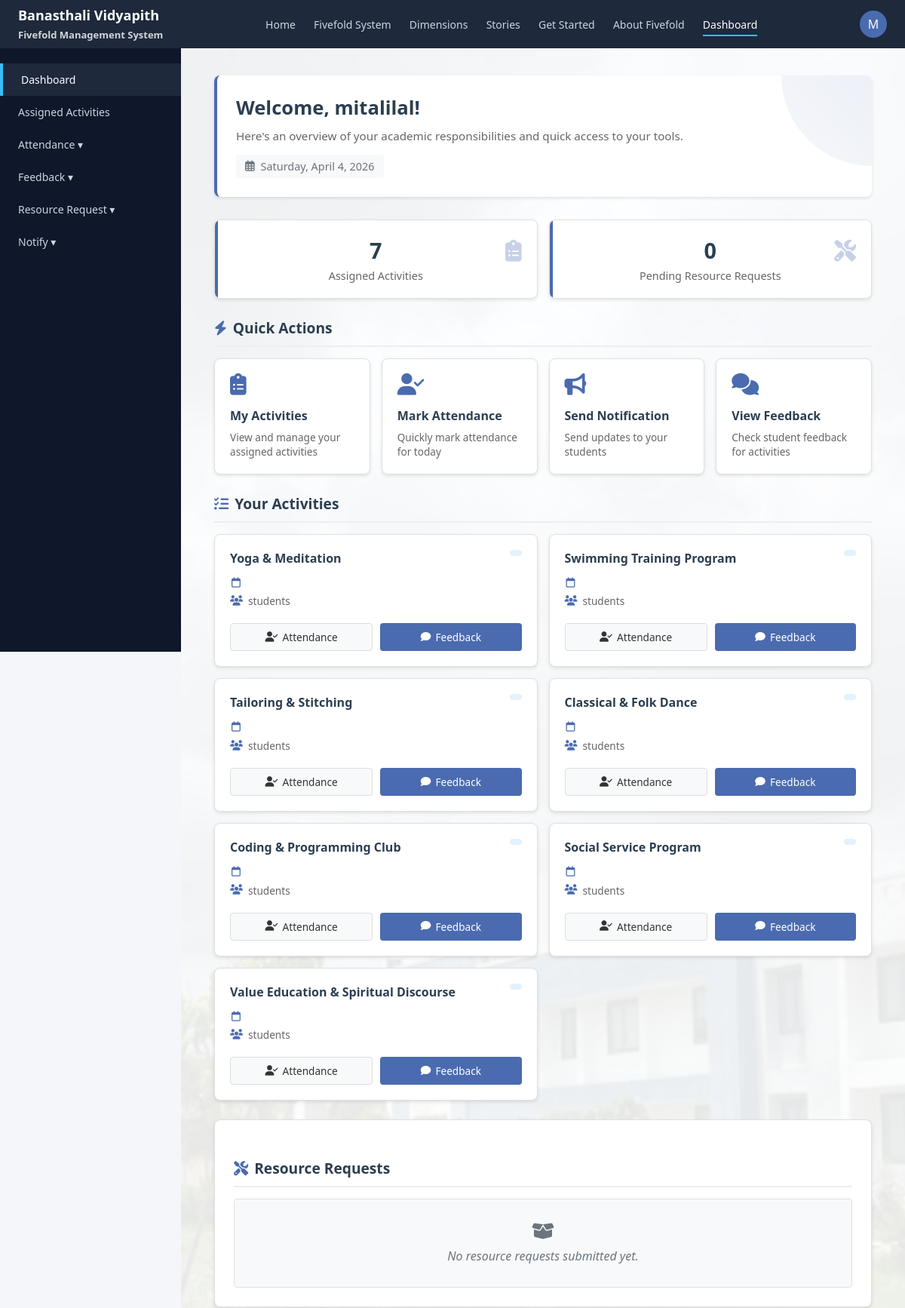
The app's page /faculty/dashboard/ (signed in, upper part), older data.
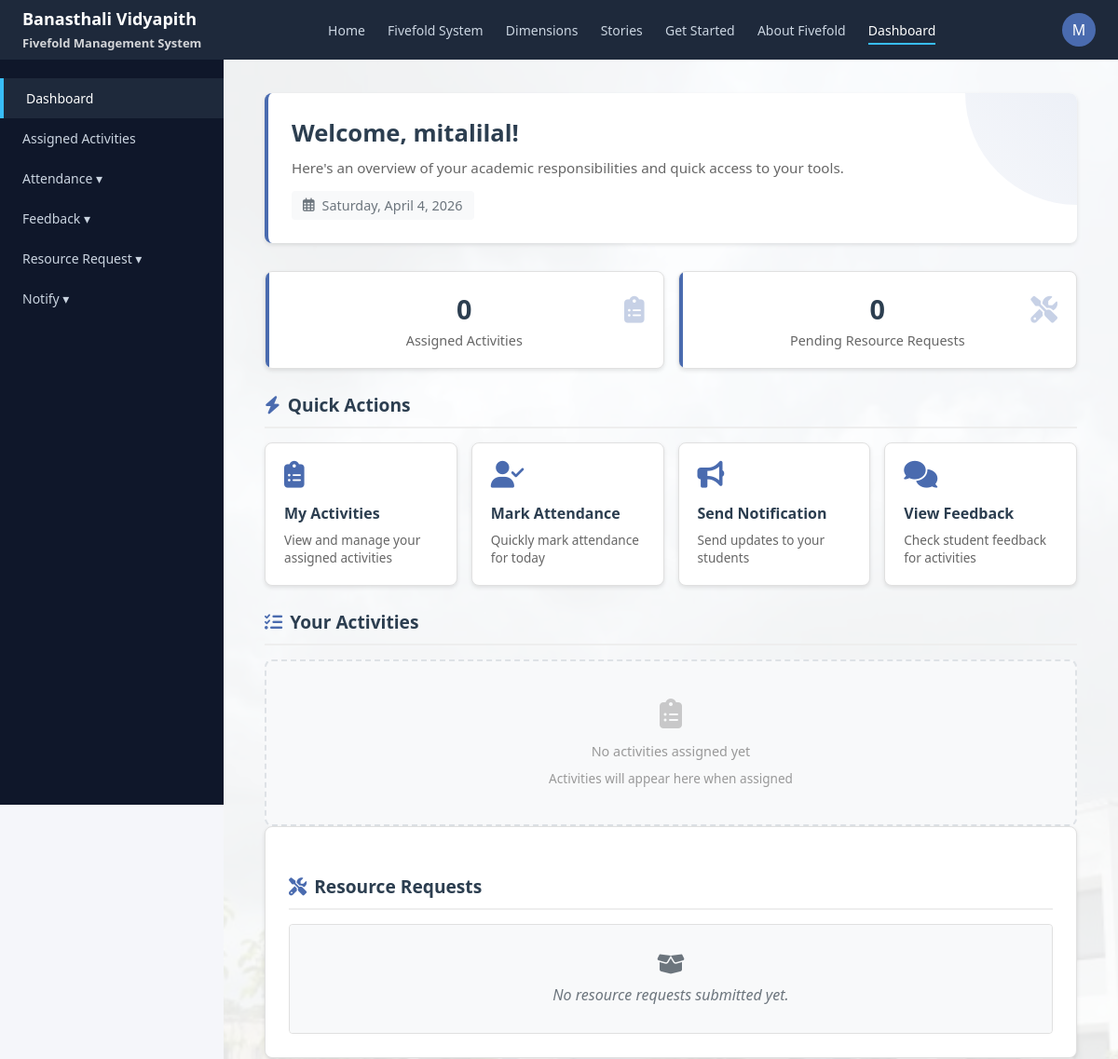
The same page, newer data.
### activities_app/models.py (models this page shows, shortened)
class Activity(models.Model):
    title = models.CharField(max_length=200)
    description = models.TextField()
    fold = models.CharField(max_length=50)
    total_seats = models.IntegerField()
    filled_seats = models.IntegerField()
    quick_notes = models.TextField(blank=True)
    fee = models.PositiveIntegerField(default=0)
    latitude = models.FloatField(null=True, blank=True)
    longitude = models.FloatField(null=True, blank=True)
    faculty = models.ForeignKey(
        User,
        on_delete=models.CASCADE,
        related_name="activities"
    )

### auth_app/views.py (the view)
# urls.py: path("faculty/dashboard/", faculty_dashboard, name="faculty_dashboard"),
@login_required
@never_cache
def faculty_dashboard(request):
    activities = Activity.objects.filter(faculty=request.user)
    resource_requests = ResourceRequest.objects.filter(
        sender=request.user
    ).select_related("activity")
    response = render(
        request,
        "faculty/dashboard.html",
        {
            "activities": activities,
            "resource_requests": resource_requests,
        }
    )
    response["Cache-Control"] = "no-store, no-cache, must-revalidate, max-age=0"
    response["Pragma"] = "no-cache"
    response["Expires"] = "0"
    return response

### auth_app/templates/faculty/dashboard.html (shortened to what the changed rows need)
{% load static %}
<!DOCTYPE html>
<html lang="en">
<head>
    <link rel="stylesheet" href="{% static 'auth_app/css/dashboard.css' %}">
    <link rel="stylesheet" href="https://cdnjs.cloudflare.com/ajax/libs/font-awesome/6.4.0/css/all.min.css">
</head>
<body class="faculty-dashboard">
<div class="dashboard-layout">
    <main class="content">
    <div class="dashboard-content">
            <div class="welcome-section">
                <h1>Welcome, {{ request.user.get_full_name|default:request.user.username }}!</h1>
            </div>
            <div class="stats-grid">
                <div class="stat-card">
                    <div class="stat-icon"><i class="fas fa-clipboard-list"></i></div>
                    <h3>{{ activities|length }}</h3>
                    <p>Assigned Activities</p>
                </div>
            </div>
            <h2 class="section-title"><i class="fas fa-bolt"></i>Quick Actions</h2>
            <h2 class="section-title"><i class="fas fa-tasks"></i>Your Activities</h2>
            {% if activities %}
            <div class="activities-grid">
                {% for activity in activities %}
                <div class="activity-card">
                    <div class="activity-header">
                        <h3>{{ activity.title }}</h3>
                        <span class="activity-code">{{ activity.code }}</span>
                    </div>
                    <div class="activity-details">
                        <div class="detail-row">
                            <i class="far fa-calendar"></i>
                        </div>
                        <div class="detail-row">
                            <i class="fas fa-users"></i>
                            <span>{{ activity.enrolled_students }} students</span>
                        </div>
                    </div>
                    <div class="activity-actions">
                        <a href="{% url 'faculty_attendance' activity.id %}" class="action-btn">
                            <i class="fas fa-user-check"></i> Attendance
                        </a>
                        <a href="{% url 'faculty_feedback' activity.id %}" class="action-btn primary">
                            <i class="fas fa-comment"></i> Feedback
                        </a>
                    </div>
                </div>
                {% endfor %}
            </div>
            {% else %}
            <div class="empty-state">
                <i class="fas fa-clipboard-list"></i>
                <p>No activities assigned yet</p>
                <p style="font-size: 0.85rem; margin-top: 10px;">Activities will appear here when assigned</p>
            </div>
            {% endif %}
            <div class="resource-section">
                <h2 class="section-title"><i class="fas fa-tools"></i>Resource Requests</h2>
            </div>
        </div>
    </main>
</div>
</body>
</html>

Row changes from the older to the newer data that the page shows:
no longer on this page (row edited): Activity: title "Yoga & Meditation"
no longer on this page (row edited): Activity: title "Swimming Training Program"
no longer on this page (row edited): Activity: title "Tailoring & Stitching"
no longer on this page (row edited): Activity: title "Classical & Folk Dance"
no longer on this page (row edited): Activity: title "Coding & Programming Club"
no longer on this page (row edited): Activity: title "Social Service Program"
no longer on this page (row edited): Activity: title "Value Education & Spiritual Discourse"
Text that changed along with them:
{{ activities|length }}: "7" → "0"
text now shown: "No activities assigned yet Activities will appear here when assigned"
